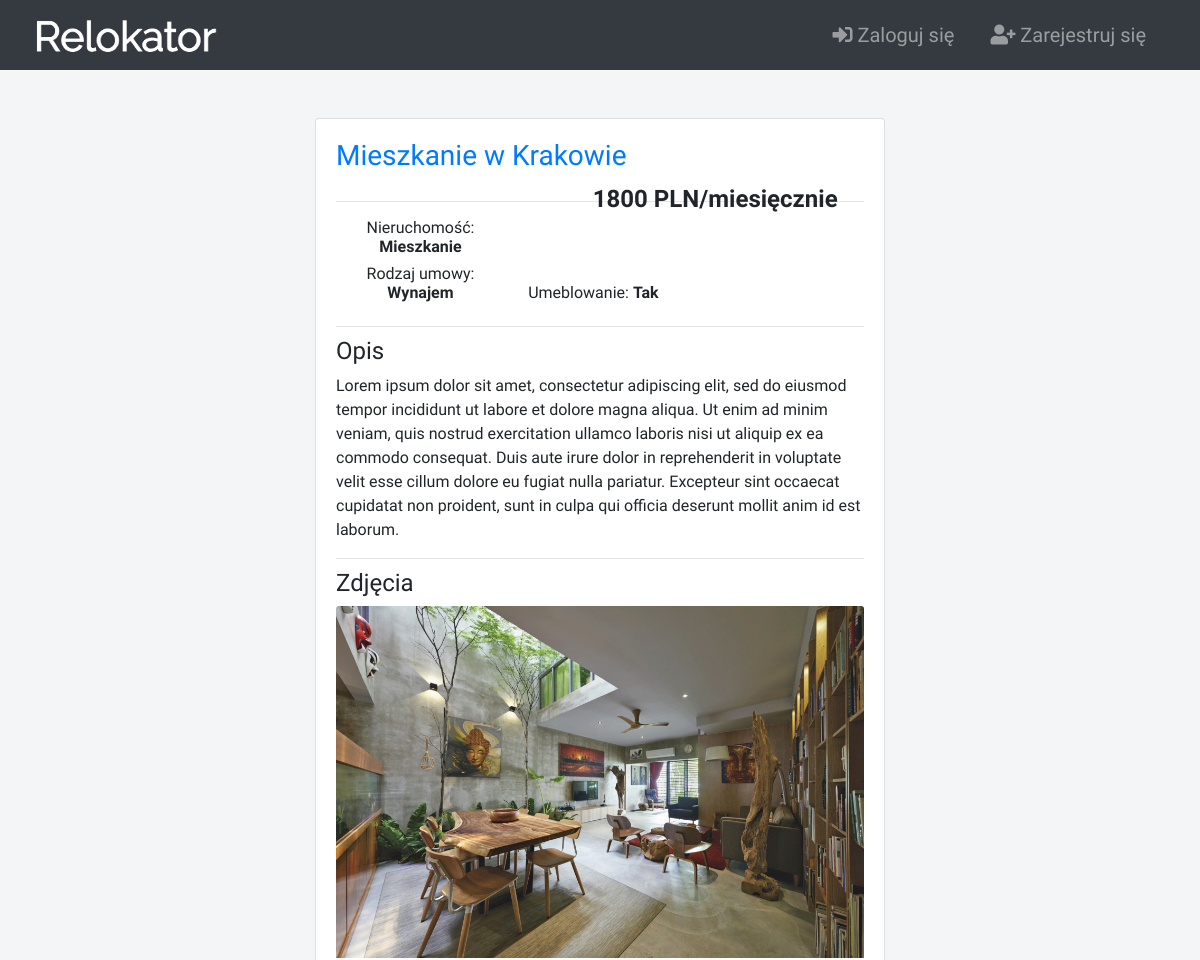
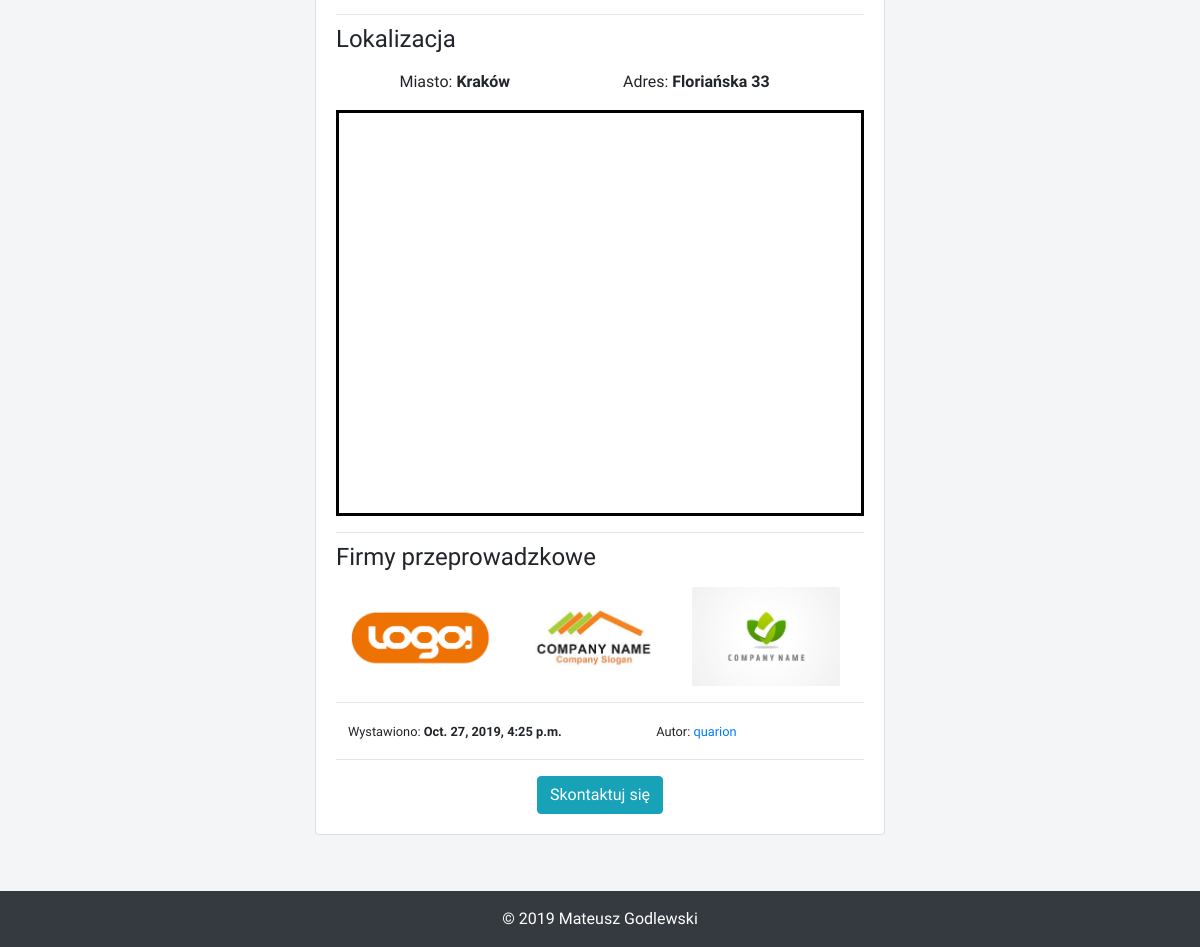
Screenshot of /adverts/5/ with the database file from the repository (2 pictures, top to bottom).
### adverts/models.py (models this page shows, shortened)
class Advert(models.Model):
    objects = AdvertManager()   # advert manager, used for search
    location = GoogleMaps()     # adver google maps location object
    CATEGORY_CHOICES = (
        ("Dom", "Dom"),
        ("Mieszkanie", "Mieszkanie"),
        ("Pokój", "Pokój"),
    )
    TYPE_CHOICES = (
        ("Wynajem", "Wynajem"),
        ("Sprzedaż", "Sprzedaż")
    )
    slug = models.SlugField(null=True, blank=True)
    user = models.ForeignKey(User, default=1, null=True, on_delete=models.CASCADE)
    title = models.CharField(max_length=120, verbose_name="Tytuł")
    content = models.TextField(null=True, blank=True, verbose_name="Opis")
    category = models.CharField(max_length=10, choices=CATEGORY_CHOICES, verbose_name="Kategoria")
    advert_type = models.CharField(max_length=10, choices=TYPE_CHOICES, verbose_name="Typ")
    create_date = models.DateTimeField(default=timezone.now)
    furnished = models.BooleanField(default=False, verbose_name="Umeblowanie")
    city = models.CharField(max_length=100, blank=False, verbose_name="Miasto")
    address = models.CharField(max_length=100, blank=False, verbose_name="Adres")
    price = models.PositiveIntegerField(blank=False, null=False, verbose_name="Cena")
    image = models.ImageField(upload_to="images/", blank=True, null=True, verbose_name="Zdjęcia")
    map_url = models.CharField(max_length=200, default="") # google maps url
    map_coord_x = models.FloatField(default=0)  # longitude
    map_coord_y = models.FloatField(default=0)  # latitude

### companies/models.py (models this page shows, shortened)
class Company(models.Model):
    user = models.ForeignKey(User, default=1, null=True, on_delete=models.CASCADE)
    name = models.CharField(max_length=50, unique=True, blank=False, verbose_name="Nazwa")
    location = models.CharField(max_length=100, unique=False, blank=False, verbose_name="Lokacja")
    logo = models.ImageField(upload_to="company_logo/", blank=True, null=True, verbose_name="Logo")
    tariff = models.ImageField(upload_to="company_tariff/", blank=True, null=True, verbose_name="Cennik")

### accounts/models.py (models this page shows, shortened)
class Account(AbstractUser):
    username = models.CharField(max_length=50, unique=True, verbose_name="Nazwa użytkownika")
    first_name = models.CharField(max_length=100, unique=False, blank=False, verbose_name="Imię")
    last_name = models.CharField(max_length=100, unique=False, blank=True, verbose_name="Nazwisko")
    join_date = models.DateTimeField(default=timezone.now)
    email = models.EmailField(max_length=100, unique=True, blank=False, verbose_name="E-mail")
    phone_number = models.CharField(max_length=20, unique=True, blank=False, verbose_name="Numer telefonu")
    profile_image = models.ImageField(
        upload_to="profile_images/",
        blank=True,
        null=True,
        verbose_name="Zdjęcie profilowe",
    )
    USERNAME_FIELD = "username"
    REQUIRED_FIELDS = ["first_name", "email", "phone_number"]

### adverts/views.py (the view)
# urls.py: path("<str:advert_id>/", advert_detail_view),
def advert_detail_view(request, advert_id:str):
    template_name = "adverts/adverts-detail.html"
    advert = get_object_or_404(Advert, id=advert_id)
    companies = Company.objects.filter(Q(location=advert.city))
    user = Account.objects.get(username=str(advert.user))
    context = {
        "advert": advert,
        "companies": companies,
        "phone_number": user.phone_number,
        "email": user.email,
    }
    return render(request, template_name, context)

### adverts/models.py (called while the page is built)
    def get_queryset(self):
        return AdvertQuerySet(self.model, using=self._db)

### adverts/templates/adverts/adverts-detail.html (shortened to what this page needs)
{% extends "website/base.html" %}
{% block content %}
    <div id="advert-detail" class = "col-12 col-md-6 mx-auto mb-2 mt-">
        <div class = "card">
            <div class = "card-body">
                <h3 id="advert-detail-title" class="card-title">{{advert.title}}</h3>
                {% if advert.advert_type == "Wynajem" %}
                    <h4 id="advert-detail-price"><b>{{advert.price}} PLN/miesięcznie</b></h6>
                {% else %}
                    <h4 id="advert-detail-price"><b>{{advert.price}} PLN</b></h6>
                {% endif %}
                <hr>
                <div class="advert-detail-header"><h6>Nieruchomość: <b>{{advert.category}}</b></h6></div>
                <div class="advert-detail-header"><h6>Rodzaj umowy: <b>{{advert.advert_type}}</b></h6></div>
                <div class="advert-detail-header">
                {% if advert.furnished %}
                    <h6>Umeblowanie: <b>Tak</b></h6>
                {% else %}
                    <h6>Umeblowanie: <b>Nie</b></h6>
                {% endif %}
                </div>
                <hr>
                <h4 class="card-subtitle mb-2 text-bold">Opis</h4>
                <p class = "card-text">{{advert.content}}</p>
                <hr>
                <h4 class="card-subtitle mb-2 text-bold">Zdjęcia</h4>
                {% if advert.image %}
                    <img src="{{advert.image.url}}" id="advert-detail-photo" class="card-img-top">
                {% endif %}
                <hr>
                <h4 class="card-subtitle mb-3 text-bold">Lokalizacja</h4>
                <div class="advert-detail-location"><h6>Miasto: <b>{{advert.city}}</b></h6></div>
                <div class="advert-detail-location"><h6>Adres: <b>{{advert.address}}</b></h6></div>
                <div id="google-maps-frame"><iframe src="{{advert.map_url}}" width="100%" height="400" frameborder="0" style="border:0;" allowfullscreen=""></iframe></div>
                <hr>
                {% if companies %}
                    <div>
                    <h4 class="card-subtitle mb-3 text-bold">Firmy przeprowadzkowe</h4>
                    {% for company in companies %}
                        <a href="/companies/{{company.id}}">
                        <div id="advert-detail-company-image">
                            <img src="{{company.logo.url}}" class="card-img-top">
                        </div>
                        </a>
                    {% endfor %}
                    </div>
                <hr>
                {% endif %}
                <div class="advert-detail-location"><small>Wystawiono: <b>{{advert.create_date}}</b></small></div>
                <div class="advert-detail-location"><small>Autor: <a href="/accounts/{{advert.user}}/info">{{advert.user}}</a></small></div>
                <hr>
                {% if request.user == advert.user %}
                    <div class="advert-detail-location"><a class="btn btn-info" href="{{advert.get_update_url}}">Edytuj</a></div>
                    <div class="advert-detail-location"><a class="btn btn-danger" href="{{advert.get_delete_url}}">Usuń</a></div>
                {% else %}
                    <div id="advert-detail-contact"><a class="btn btn-info" onclick="myFunction()">Skontaktuj się</a></div>
                {% endif %}
            </div>
        </div>
    </div>
{% endblock  %}

### website/static/website/css/style.css (style rules this page uses)
* { font-family: 'Kanit', sans-serif; }
a:link { text-decoration: none!important; }
#body { background-color: #F4F5F7; position: relative; min-height: 100vh; }
#advert-detail { padding-top: 4%; padding-bottom: 4%; }
#advert-detail-title { color: #007bff; display: inline-block; }
#advert-detail-price { float: right; margin-right: 5%; }
.advert-detail-header { width: 32%; display: inline-block; text-align: center; }
#advert-detail-photo { margin: auto; }
.advert-detail-location { width: 45%; display: inline-block; text-align: center; }
#advert-detail-contact { width: 100%; text-align: center; color: white; display: inline-block; }
#advert-detail-company-image { width: 28%; display: inline-block; margin: 0 2% 0 2%; }
#google-maps-frame { width: 100%; margin-top: 2%; border-style: solid; border-color: black; }

### rows the page displays
Advert: title "Mieszkanie w Krakowie", price "1800", category "Mieszkanie", advert_type "Wynajem", content "Lorem ipsum dolor sit amet, consectetur adipiscing elit, sed do eiusmod tempor incididunt ut labore et dolore magna aliqua. Ut enim ad minim veniam, quis nostrud exercitation ullamco laboris nisi ut aliquip ex ea commodo consequat. Duis aute irure dolor in reprehenderit in voluptate velit esse cillum dolore eu fugiat nulla pariatur. Excepteur sint occaecat cupidatat non proident, sunt in culpa qui officia deserunt mollit anim id est laborum.", image (picture), city "Kraków", address "Floriańska 33", create_date "Oct. 27, 2019, 4:25 p.m.", user "quarion"
Company: logo (picture)
Company: logo (picture)
Company: logo (picture)
